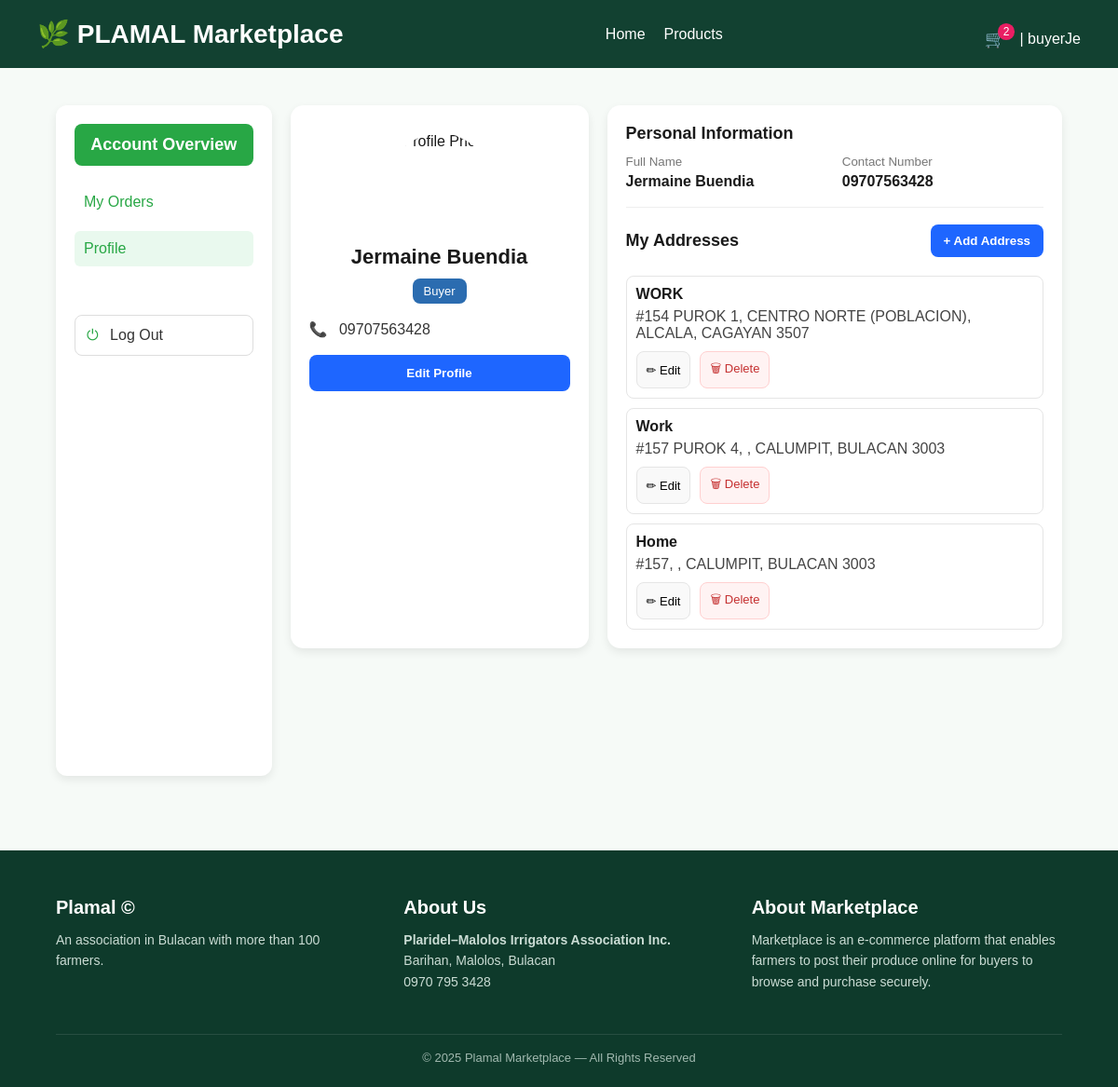
The page /buyer/profile.php (signed in) on the database its author committed.
### tables this page shows
CREATE TABLE `buyer_details` (
  `id` int(11) NOT NULL,
  `user_id` int(11) NOT NULL,
  `full_name` varchar(150) DEFAULT NULL,
  `phone` varchar(50) DEFAULT NULL,
  `photo` varchar(255) DEFAULT NULL,
  `address_label` varchar(50) DEFAULT NULL,
  `street` varchar(255) DEFAULT NULL,
  `barangay` varchar(120) DEFAULT NULL,
  `full_address` varchar(255) DEFAULT NULL,
  `city` varchar(255) DEFAULT NULL,
  `citymun_code` varchar(10) DEFAULT NULL,
  `province` varchar(100) DEFAULT NULL,
  `province_code` varchar(10) DEFAULT NULL,
  `zip` varchar(50) DEFAULT NULL
);

CREATE TABLE `buyer_addresses` (
  `id` int(11) NOT NULL,
  `user_id` int(11) NOT NULL,
  `label` varchar(50) DEFAULT NULL,
  `street` varchar(255) NOT NULL,
  `barangay` varchar(120) DEFAULT NULL,
  `full_address` varchar(255) DEFAULT NULL,
  `city` varchar(100) NOT NULL,
  `province` varchar(100) NOT NULL,
  `zip` varchar(20) NOT NULL,
  `is_default` tinyint(1) NOT NULL DEFAULT 0,
  `created_at` timestamp NOT NULL DEFAULT current_timestamp(),
  `updated_at` timestamp NOT NULL DEFAULT current_timestamp() ON UPDATE current_timestamp()
);

### buyer/profile.php (the view, shortened to what this page needs)
<?php
require_once "../db_connection.php";
$user_id = (int)$_SESSION['user_id'];
$stmt = $conn->prepare("SELECT full_name, phone, photo FROM buyer_details WHERE user_id=? LIMIT 1");
$stmt->bind_param("i", $user_id);
$stmt->execute();
$profile = $stmt->get_result()->fetch_assoc();
$full_name = $profile['full_name'] ?? 'Unnamed User';
$phone = $profile['phone'] ?? '';
$photoPath = "images/profile.png";
$stmt = $conn->prepare("SELECT * FROM buyer_addresses WHERE user_id=? ORDER BY id DESC");
$stmt->bind_param("i", $user_id);
$stmt->execute();
$addresses = $stmt->get_result();
?>
<!DOCTYPE html>
<html lang="en">
<head>
    <link rel="stylesheet" href="css/profile.css">
    <link rel="stylesheet" href="css/mobileview.css">
</head>
<body>
<header>
    <?php require 'header.php'; ?>
</header>
<div class="profile-container">
    <aside class="profile-sidebar">
        <h3 class="sidebar-title">Account Overview</h3>
        <ul class="sidebar-menu">
            <li><a href="orders_list.php">My Orders</a></li>
            <li><a href="profile.php" class="active">Profile</a></li>
        </ul>
        <button class="logout-btn" onclick="openLogout()">
        <span>⏻</span> Log Out
        </button>
    </aside>
    <section class="profile-content">
        <div class="profile-page">
            <div class="left-card">
            <img src="<?= htmlspecialchars($photoPath) ?>" class="avatar" alt="Profile Photo">
            <h2 class="name"><?= htmlspecialchars($full_name) ?></h2>
            <span class="role-badge">Buyer</span>
            <div class="left-info">
                <p><span class="icon">📞</span> <?= htmlspecialchars($phone ?: 'No contact number') ?></p>
            </div>
            <button type="button" class="btn-blue" id="btnEditProfile">Edit Profile</button>
            </div>
            <div class="right-card">
            <h3 class="section-title">Personal Information</h3>
            <div class="info-grid">
                <div>
                <small>Full Name</small>
                <p><?= htmlspecialchars($full_name) ?></p>
                </div>
                <div>
                <small>Contact Number</small>
                <p><?= htmlspecialchars($phone ?: 'N/A') ?></p>
                </div>
            </div>
            <hr class="soft-line">
            <div class="address-top">
                <h3 class="section-title">My Addresses</h3>
                <button type="button" class="btn-blue small" id="btnAddAddress">+ Add Address</button>
            </div>
            <?php if ($addresses->num_rows == 0): ?>
                <p class="muted">No saved addresses yet.</p>
            <?php else: ?>
                <?php while($a = $addresses->fetch_assoc()): ?>
                <div class="address-card">
                    <div class="address-label"><?= htmlspecialchars($a['label'] ?: 'Address') ?></div>
                    <div class="address-text">
                    <?= htmlspecialchars($a['full_address'] ?: ($a['street'] . ", " . $a['barangay'] . ", " . $a['city'] . ", " . $a['province'] . " " . $a['zip'])) ?>
                    </div>
                    <div class="address-actions-bar">
                    <button type="button" class="icon-btn edit-address-btn"
                    data-id="<?= (int)$a['id'] ?>"
                    data-label="<?= htmlspecialchars($a['label'] ?? '', ENT_QUOTES) ?>"
                    data-street="<?= htmlspecialchars($a['street'] ?? '', ENT_QUOTES) ?>"
                    data-barangay="<?= htmlspecialchars($a['barangay'] ?? '', ENT_QUOTES) ?>"
                    data-city="<?= htmlspecialchars($a['city'] ?? '', ENT_QUOTES) ?>"
                    data-province="<?= htmlspecialchars($a['province'] ?? '', ENT_QUOTES) ?>"
                    data-zip="<?= htmlspecialchars($a['zip'] ?? '', ENT_QUOTES) ?>"
                    >
                    ✏ Edit
                    </button>
                    <form method="POST" style="display:inline;" onsubmit="return confirm('Delete this address?');">
                        <button type="submit" name="delete_address" class="icon-btn danger">🗑 Delete</button>
                    </form>
                    </div>
                </div>
                <?php endwhile; ?>
            <?php endif; ?>
            </div>
            </div>
    </section>
</div>
<?php require 'footer.php'; ?>
</body>
</html>

### buyer/css/profile.css (style rules this page uses)
* { margin: 0; padding: 0; box-sizing: border-box; }
body { font-family: "Poppins", sans-serif; background-color: #f6faf7; color: #1a1a1a; }
a { text-decoration: none; }
.profile-container { display: flex; gap: 20px; padding: 40px 60px; background: #f6faf7; min-height: 100vh; }
.profile-sidebar { width: 260px; background: #ffffff; padding: 20px; border-radius: 12px; box-shadow: 0 4px 10px rgba(0,0,0,0.08); }
.sidebar-title { font-size: 18px; font-weight: 600; margin-bottom: 20px; background: #28a745; color: #fff; padding: 12px; border-radius: 8px; text-align: center; }
.sidebar-menu { list-style: none; padding: 0; margin: 0; }
.sidebar-menu li { margin-bottom: 12px; }
.sidebar-menu a { display: block; padding: 10px; border-radius: 6px; color: #28a745; font-weight: 500; }
.sidebar-menu a:hover, .sidebar-menu a.active { background: #e9f9ee; }
.logout-btn { width: 100%; margin-top: 40px; padding: 12px; background: white; border: 1px solid #ddd; border-radius: 8px; cursor: pointer; font-size: 16px; text-align: left; color: #333; }
.logout-btn span { margin-right: 8px; color: #28a745; }
.profile-content { flex-grow: 1; }
.address-label { font-weight: 600; }
.profile-page { display:grid; grid-template-columns: 320px 1fr; gap:20px; }
.left-card, .right-card { background:#fff; border-radius:14px; padding:20px; box-shadow: 0 4px 10px rgba(0,0,0,0.08); }
.avatar { width:110px; height:110px; border-radius:50%; display:block; margin: 10px auto; object-fit:cover; }
.name { text-align:center; margin-top:10px; font-size:22px; }
.role-badge { display:inline-block; background:#2b6cb0; color:#fff; padding:6px 12px; border-radius:8px; font-size:13px; margin:10px auto 0; display:block; width:fit-content; }
.left-info { margin-top:18px; color:#333; display:flex; flex-direction:column; gap:10px; }
.left-info .icon { margin-right:8px; }
.section-title { font-size:18px; font-weight:600; margin-bottom:10px; }
.soft-line { border:none; border-top:1px solid #eee; margin:18px 0; }
.info-grid { display:grid; grid-template-columns: 1fr 1fr; gap:16px; }
.info-grid small { color:#777; }
.info-grid p { font-weight:600; margin-top:4px; }
.btn-blue { background:#1e66ff; color:#fff; border:none; padding:12px 16px; border-radius:8px; cursor:pointer; font-weight:600; width:100%; margin-top:18px; }
.btn-blue.small { width:auto; padding:10px 14px; margin-top:0; }
.address-top { display:flex; justify-content:space-between; align-items:center; gap:10px; }
.address-card { border:1px solid #eaeaea; border-radius:12px; padding:14px; margin-top:12px; background:#fff; }
.address-label { font-weight:700; font-size:16px; }
.address-text { margin-top:6px; color:#444; }
.address-actions-bar { margin-top:10px; display:flex; gap:10px; }
.icon-btn { border:1px solid #e5e5e5; background:#f9f9f9; padding:8px 10px; border-radius:8px; cursor:pointer; font-size:13px; display:inline-flex; gap:6px; align-items:center; }
.icon-btn.danger { border-color:#ffd0d0; background:#fff3f3; color:#c53030; }
.btn-blue { margin-bottom: 10px; }

### buyer/css/header.css (style rules this page uses)
header { background-color: #124131; color: #fff; padding: 20px 40px; display: flex; justify-content: space-between; align-items: center; flex-wrap: wrap; }

### buyer/profile.php (style rules this page uses)
.address-card { padding:10px; border:1px solid #e5e5e5; border-radius:8px; margin-top:10px; }

### rows shown on the page
buyer_details: full_name "Jermaine Buendia", phone "09707563428"
buyer_addresses: label "WORK", full_address "#154 PUROK 1, CENTRO NORTE (POBLACION), ALCALA, CAGAYAN 3507"
buyer_addresses: label "Work", full_address+street+barangay "#157 PUROK 4, , CALUMPIT, BULACAN 3003"
buyer_addresses: label "Home", full_address+street+barangay "#157, , CALUMPIT, BULACAN 3003"

### other values the page prints
$cartCount "2"
$usernameDisplay "buyerJe"
